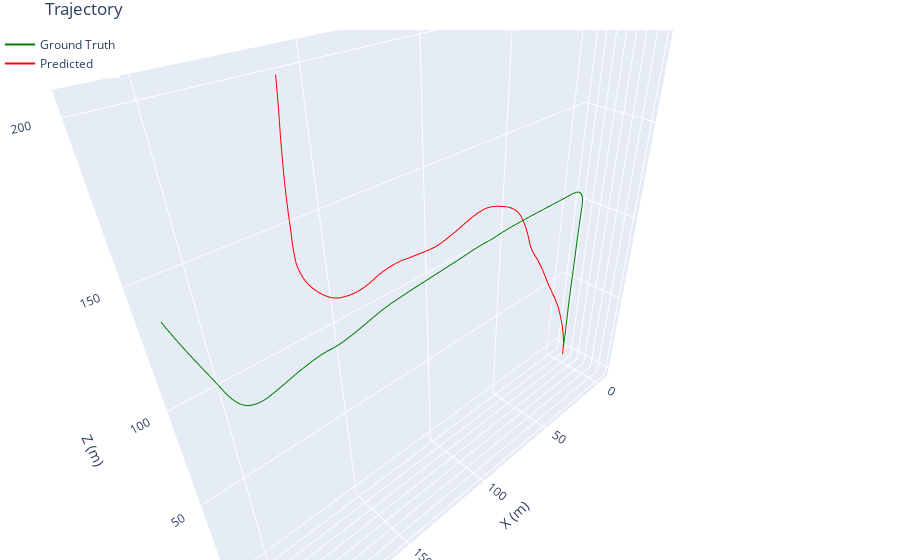

Notebook cell for this chart:
### Code cell
import plotly.graph_objs as go


# -------------------------
# Integrate and Plot
# -------------------------
def integrate_poses(y_output, start_pos=np.zeros(3), start_rot=R.identity()):
    positions = [start_pos.copy()]
    curr_rot = start_rot
    curr_pos = start_pos.copy()
    for i in range(y_output.shape[0]):
        dpos = y_output[i, :3]
        drot = y_output[i, 3:]
        global_dpos = curr_rot.apply(dpos)
        curr_pos += global_dpos
        dR = R.from_rotvec(drot)
        curr_rot = curr_rot * dR
        positions.append(curr_pos.copy())
    return np.array(positions)



def plot_pred_vs_gt(pred_positions, gt_positions):
    trace_gt = go.Scatter3d(
        x=gt_positions[:, 0],
        y=gt_positions[:, 1],
        z=gt_positions[:, 2],
        mode='lines',
        name='Ground Truth',
        line=dict(color='green')
    )
    
    trace_pred = go.Scatter3d(
        x=pred_positions[:, 0],
        y=pred_positions[:, 1],
        z=pred_positions[:, 2],
        mode='lines',
        name='Predicted',
        line=dict(color='red')
    )
    
    layout = go.Layout(
        scene=dict(
            xaxis_title='X',
            yaxis_title='Y',
            zaxis_title='Z'
        ),
        legend=dict(x=0, y=1),
        margin=dict(l=0, r=0, b=0, t=0)
    )
    
    fig = go.Figure(data=[trace_gt, trace_pred], layout=layout)
        
    fig.update_layout(
        title=f'Trajectory',
        scene=dict(
            xaxis_title='X (m)',
            yaxis_title='Y (m)',
            zaxis_title='Z (m)',
            aspectmode='data'
        ),
        margin=dict(l=0, r=0, b=0, t=30)
    )

    fig.show()



# flatten batch and sequence dims to (T, 6)
#pred_outputs = pred_outputs.view(-1, 6).cpu().numpy()
#gt_outputs = gt_outputs.view(-1, 6).cpu().numpy()

gt_positions = integrate_poses(gt_outputs)
pred_positions = integrate_poses(pred_outputs, start_pos=gt_positions[0])

plot_pred_vs_gt(pred_positions, gt_positions)

### Figure 1 — Plotly figure (JSON) as saved in the notebook; plotly's stock layout.template omitted (floating-point values rounded to 4 significant figures; data arrays with more than 128 entries replaced by an {"elided": "..."} marker saying what was removed)
{"data": [{"line": {"color": "green"}, "mode": "lines", "name": "Ground Truth", "type": "scatter3d", "x": {"elided": "497 float values"}, "y": {"elided": "497 float values"}, "z": {"elided": "497 float values"}}, {"line": {"color": "red"}, "mode": "lines", "name": "Predicted", "type": "scatter3d", "x": {"elided": "497 float values"}, "y": {"elided": "497 float values"}, "z": {"elided": "497 float values"}}], "layout": {"legend": {"x": 0, "y": 1}, "margin": {"b": 0, "l": 0, "r": 0, "t": 30}, "scene": {"aspectmode": "data", "xaxis": {"title": {"text": "X (m)"}}, "yaxis": {"title": {"text": "Y (m)"}}, "zaxis": {"title": {"text": "Z (m)"}}}, "title": {"text": "Trajectory"}}}
